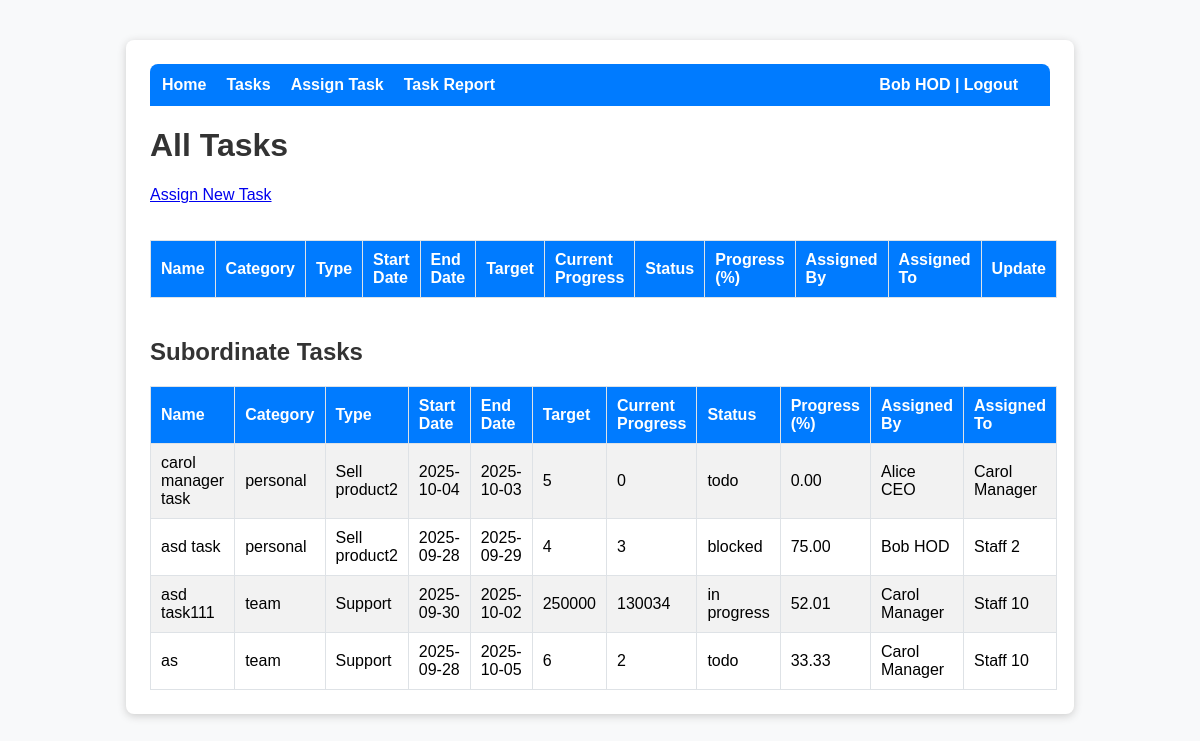
Page /tasks (signed in) on the committed database.
### tables this page shows
CREATE TABLE employees (
    id INTEGER PRIMARY KEY AUTOINCREMENT,
    name TEXT NOT NULL,
    email TEXT NOT NULL UNIQUE,
    designation_id INTEGER NOT NULL,
    manager_id INTEGER, password TEXT NOT NULL DEFAULT '', branch_id INTEGER,
    FOREIGN KEY (designation_id) REFERENCES designations(id),
    FOREIGN KEY (manager_id) REFERENCES employees(id)
);

CREATE TABLE tasks (
    id INTEGER PRIMARY KEY AUTOINCREMENT,
    name TEXT NOT NULL,
    category TEXT CHECK(category IN ('personal', 'team')) NOT NULL,
    type TEXT NOT NULL,
    start_date TEXT NOT NULL,
    end_date TEXT NOT NULL,
    target INTEGER NOT NULL,
    current_progress INTEGER DEFAULT 0,
    status TEXT NOT NULL,
    assigned_by INTEGER NOT NULL,
    assigned_to INTEGER NOT NULL,
    FOREIGN KEY (assigned_by) REFERENCES employees(id),
    FOREIGN KEY (assigned_to) REFERENCES employees(id)
);

### app/__init__.py (the view)
    @app.route('/tasks', methods=['GET'])
    def tasks():
        if 'user_email' not in session:
            return redirect(url_for('login'))
        user_id = session['user_id']
        all_tasks = database.get_tasks_by_employee(user_id)
        employees = database.get_employees()
        current_user = database.get_employee(user_id)
        for t in all_tasks:
            t['progress'] = (t['current_progress'] / t['target'] * 100) if t['target'] else 0
        lower_designation_ids = database.get_lower_designation_ids(current_user['designation_id'])
        subordinates = [e for e in employees if e['designation_id'] in lower_designation_ids]
        subordinate_tasks = []
        for emp in subordinates:
            emp_tasks = database.get_tasks_by_employee(emp['id'])
            for t in emp_tasks:
                t['employee_name'] = emp['name']
                t['progress'] = (t['current_progress'] / t['target'] * 100) if t['target'] else 0
                subordinate_tasks.append(t)
        return render_template('tasks.html', tasks=all_tasks, employees=employees, current_user=current_user, subordinate_tasks=subordinate_tasks)

### app/db/database.py (called while the page is built)
def connect_db():
    return sqlite3.connect(DB_PATH)

def get_employees():
    conn = connect_db()
    cur = conn.cursor()
    cur.execute('''
        SELECT e.id, e.name, e.email, e.designation_id, d.title as designation, m.name as manager_name, b.name as branch_name
        FROM employees e
        LEFT JOIN designations d ON e.designation_id = d.id
        LEFT JOIN employees m ON e.manager_id = m.id
        LEFT JOIN branches b ON e.branch_id = b.id
    ''')
    employees = [dict(zip([column[0] for column in cur.description], row)) for row in cur.fetchall()]
    conn.close()
    return employees

def get_employee(emp_id):
    conn = connect_db()
    cur = conn.cursor()
    cur.execute('SELECT * FROM employees WHERE id = ?', (emp_id,))
    row = cur.fetchone()
    conn.close()
    if row:
        return dict(zip([column[0] for column in cur.description], row))
    return None

def get_tasks_by_employee(employee_id):
    conn = connect_db()
    cur = conn.cursor()
    cur.execute('''
        SELECT t.*, e.name as employee_name, m.name as assigned_by_name
        FROM tasks t
        JOIN employees e ON t.assigned_to = e.id
        JOIN employees m ON t.assigned_by = m.id
        WHERE t.assigned_to = ?
    ''', (employee_id,))
    rows = cur.fetchall()
    conn.close()
    tasks = []
    for row in rows:
        tasks.append(dict(zip([column[0] for column in cur.description], row)))
    return tasks

def get_lower_designation_ids(designation_id):
    conn = connect_db()
    cur = conn.cursor()
    def get_children(parent_id):
        cur.execute('SELECT id FROM designations WHERE parent_id=?', (parent_id,))
        children = [row[0] for row in cur.fetchall()]
        all_children = []
        for child in children:
            all_children.append(child)
            all_children.extend(get_children(child))
        return all_children
    ids = get_children(designation_id)
    conn.close()
    return ids

### app/templates/tasks.html (shortened to what this page needs)
<!DOCTYPE html>
<html>
<head>
    <link rel="stylesheet" href="/static/style.css">
</head>
<body>
    <div class="container">
        <div class="menu">
            <a href="/">Home</a>
            <a href="/tasks">Tasks</a>
            <a href="/tasks/assign">Assign Task</a>
            <a href="/tasks/report">Task Report</a>
            <span style="float:right; color:#fff; font-weight:bold;">{{ current_user.name }} | <a href="/logout" style="color:#fff;">Logout</a></span>
        </div>
        <h1>All Tasks</h1>
        <a href="/tasks/assign" style="margin-bottom: 16px; display: inline-block;">Assign New Task</a>
        <table>
            <tr>
                <th>Name</th>
                <th>Category</th>
                <th>Type</th>
                <th>Start Date</th>
                <th>End Date</th>
                <th>Target</th>
                <th>Current Progress</th>
                <th>Status</th>
                <th>Progress (%)</th>
                <th>Assigned By</th>
                <th>Assigned To</th>
                <th>Update</th>
            </tr>
        </table>
        <h2 style="margin-top:40px;">Subordinate Tasks</h2>
        <table>
            <tr>
                <th>Name</th>
                <th>Category</th>
                <th>Type</th>
                <th>Start Date</th>
                <th>End Date</th>
                <th>Target</th>
                <th>Current Progress</th>
                <th>Status</th>
                <th>Progress (%)</th>
                <th>Assigned By</th>
                <th>Assigned To</th>
            </tr>
            {% for task in subordinate_tasks %}
            <tr>
                <td>{{ task['name'] }}</td>
                <td>{{ task['category'] }}</td>
                <td>{{ task['type'] }}</td>
                <td>{{ task['start_date'] }}</td>
                <td>{{ task['end_date'] }}</td>
                <td>{{ task['target'] }}</td>
                <td>{{ task['current_progress'] }}</td>
                <td>{{ task['status'] }}</td>
                <td>{{ '%.2f'|format(task['progress']) }}</td>
                <td>{{ task['assigned_by_name'] }}</td>
                <td>{{ task['employee_name'] }}</td>
            </tr>
            {% endfor %}
        </table>
    </div>
</body>
</html>

### app/static/style.css (style rules this page uses)
body { font-family: Arial, sans-serif; margin: 40px; }
h1, h2 { color: #333; }
table { width: 100%; border-collapse: collapse; margin-top: 20px; }
th, td { padding: 8px 12px; border: 1px solid #ccc; }

### app/templates/tasks.html (style rules this page uses)
body { font-family: Arial, sans-serif; background: #f8f9fa; margin: 0; }
.container { width: 100%; max-width: 900px; margin: 40px auto; background: #fff; padding: 24px; border-radius: 8px; box-shadow: 0 2px 8px #ccc; }
h1 { color: #333; }
table { width: 100%; border-collapse: collapse; margin-top: 20px; }
th, td { padding: 10px; border: 1px solid #dee2e6; text-align: left; }
th { background: #007bff; color: #fff; }
tr:nth-child(even) { background: #f2f2f2; }
.menu { background: #007bff; padding: 12px; border-radius: 8px 8px 0 0; display: flex; flex-wrap: wrap; align-items: center; }
.menu a { color: #fff; margin-right: 20px; text-decoration: none; font-weight: bold; }
.menu span { margin-left: auto; }

### rows in the picture
employees: name "Bob HOD", assigned_by_name "Bob HOD"
tasks: name "carol manager task", category "personal", type "Sell product2", start_date "2025-10-04", end_date "2025-10-03", status "todo"
employees: assigned_by_name "Alice CEO"
employees: employee_name "Carol Manager", assigned_by_name "Carol Manager" "Carol Manager"
tasks: name "asd task", category "personal", type "Sell product2", start_date "2025-09-28", end_date "2025-09-29", status "blocked"
employees: employee_name "Staff 2"
tasks: name "asd task111", category "team", type "Support", start_date "2025-09-30", end_date "2025-10-02", target "250000", current_progress "130034", status "in progress"
employees: employee_name "Staff 10" "Staff 10"
tasks: name "as", category "team", type "Support", start_date "2025-09-28", end_date "2025-10-05", status "todo"

### other values in the picture
{{ task['target'] }} "5" "4" "6"
{{ task['current_progress'] }} "0" "3" "2"
{{ '%.2f'|format(task['progress']) }} "0.00" "75.00" "52.01" "33.33"
